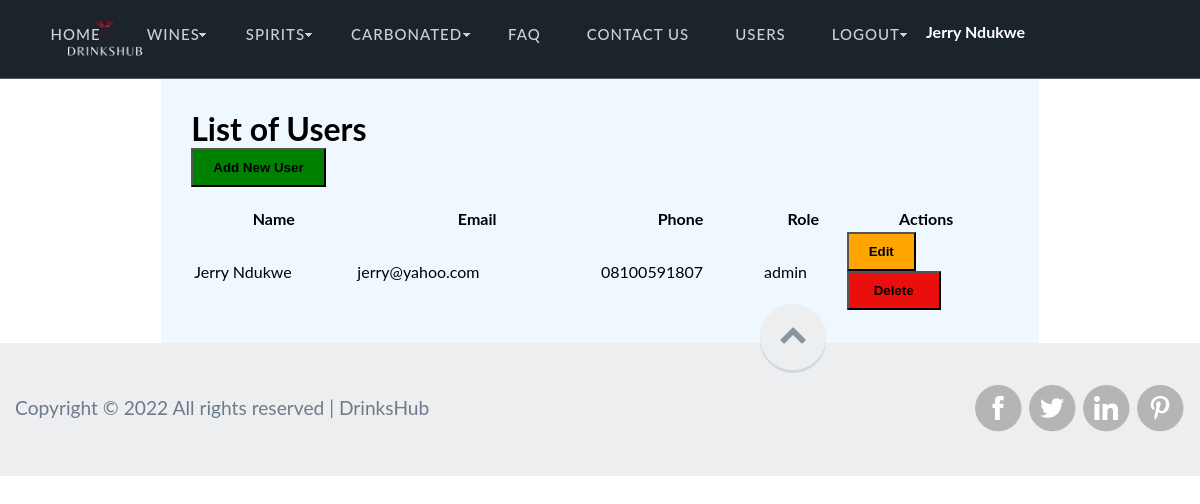
/user-list.php (signed in), run on the app's committed database.
### tables this page shows
CREATE TABLE `user` (
  `usr_id` int(11) NOT NULL AUTO_INCREMENT,
  `usr_email` varchar(100) NOT NULL,
  `usr_password` varchar(200) NOT NULL,
  `usr_firstname` varchar(100) NOT NULL,
  `usr_lastname` varchar(100) NOT NULL,
  `usr_phone` varchar(50) NOT NULL,
  `usr_role` enum('default','admin') NOT NULL DEFAULT 'default',
  `usr_registered_date` timestamp NOT NULL ON UPDATE CURRENT_TIMESTAMP,
  `usr_updated_time` timestamp NULL DEFAULT CURRENT_TIMESTAMP ON UPDATE CURRENT_TIMESTAMP,
  `usr_last_login` datetime DEFAULT NULL,
  PRIMARY KEY (`usr_id`)
);

### server/functions.php (called while the page is built, shortened)
<?php
function GetSQLValueString($theValue, $theType, $theDefinedValue = "", $theNotDefinedValue = "")
{
  switch ($theType) {
    case "long":
    case "int":
      $theValue = ($theValue != "") ? intval($theValue) : "NULL";
      break;
  }
  return $theValue;
}

### server/check-session.php (called while the page is built, shortened)
<?php
if(isset($_SESSION['app_user'])) {
	mysqli_select_db($dbconn, $database_dbconn);
	$user_query = sprintf("SELECT * FROM user WHERE usr_id = %s", GetSQLValueString($_SESSION['app_user'], "int"));
	$userRS = mysqli_query($dbconn,$user_query) or die(mysqli_error($dbconn));
	$user = mysqli_fetch_assoc($userRS);
}

### user-list.php (the view, shortened to what this page needs)
<?php include('server/functions.php'); ?>
<?php require_once('server/check-session.php'); ?>
<?php
	mysqli_select_db($dbconn, $database_dbconn);
	$query_users = sprintf("SELECT * FROM user");
	$users = mysqli_query($dbconn,$query_users) or die(mysqli_error($dbconn));
	$row_users = mysqli_fetch_assoc($users);
	$totalRows_users = mysqli_num_rows($users);
?>
<!DOCTYPE html>
<html lang="en">
	<head>
		<link href="css/style.css" rel="stylesheet" type="text/css" media="all" />
		<link href="css/nav.css" rel="stylesheet" type="text/css" media="all"/>
	</head>
	<body>
		<?php include('header.php') ?>
		<div class="container">
			<div class="row">
				<div class="faq-wrapper">
					<div class="faq-inner">
							<h1>List of Users</h1>
							<div class="row">
									<?php if(in_array($user['usr_role'], ['admin'])) { ?>
										<a href="user-edit.php"><button type="button" class="btn btn-success">Add New User</button></a>
									<?php } ?>
									<br />
							</div>
							<br />
							<div class="row">
										<?php if($totalRows_users > 0) { ?>
											<table>
												<thead>
													<tr>
														<th width="20%">
															Name
														</th>
														<th width="30%">
															Email
														</th>
														<th width="20%">
															Phone
														</th>
														<th width="10%">
															Role
														</th>
														<th width="20%">Actions</th>
													</tr>
												</thead>
												<tbody>
													<?php do { ?>
														<tr>
															<td>
																<?php echo $row_users["usr_firstname"]; ?> <?php echo $row_users["usr_lastname"]; ?>
															</td>
															<td>
																<?php echo $row_users["usr_email"]; ?>
															</td>
															<td>
																<?php echo $row_users["usr_phone"]; ?>
															</td>
															<td>
																<?php echo $row_users["usr_role"]; ?>
															</td>
															<td>
																	<a href="user-edit.php?id=<?php echo $row_users["usr_id"]; ?>"><button class="btn-warning"> Edit </button></a>
																	<a href="user-list.php?delete=<?php echo $row_users["usr_id"]; ?>" ><button class="btn-danger"> Delete</button></a>
															</td>
														</tr>
													<?php }while ($row_users = mysqli_fetch_assoc($users)); ?>
												</tbody>
											</table>
										<?php } else { ?>
											<div class="alert alert-danger">
												<strong>Sorry!</strong> No User Found.
											</div>
										<?php } ?>
							</div>
					</div>
				</div>
			</div>
		</div>
	</body>
</html>

### header.php (shortened to what this page needs)
<?php include_once('server/functions.php'); ?>
<?php include_once('server/check-session.php'); ?>
<div class="top-header">
        <div class="container">
          <div class="logo">
            <a href="index.php"><img src="images/drinklogo.png" alt="" /></a>
          </div>
          <div class="navigation">
            <div>
              <ul class="nav">
                  <li class="active"><a href="index.php">Home</a></li>
                  <li class="dropdown1"><a href="#">Wines</a>
                  </li>
                  <li class="dropdown1"><a href="#">Spirits</a>
                  </li>
                  <li class="dropdown1"><a href="#">Carbonated</a>
                  </li>
                  <li><a href="faq.php">FAQ</a></li>
                  <li><a href="contact.php">Contact US</a></li>
					        <?php if(isset($user)) { ?>
					              <?php if($user["usr_role"]=='admin') { ?>
                            <li><a href="user-list.php">Users </a></li>
                        <?php } ?>
                        <li><a href="logout.php">LOGOUT</a></li>
                        <b style="color: white;">
                          <?php echo $user["usr_firstname"] . ' ' . $user["usr_lastname"] ?>
                        </b>
                  <?php } ?>
              </ul>
            </div>
          </div>
        </div>
      </div>

### css/style.css (style rules this page uses)
body { padding:0; margin:0; font-family: 'Lato', sans-serif; background:#fff; }
body a { transition:0.5s all; text-decoration: none }
h1,h2,h3,h4,h5,h6 { margin:0; }
p { margin:0; }
ul { margin:0; padding:0; }
.container { padding-right: 15px; padding-left: 15px; margin-right: auto; margin-left: auto; }
.top-header { padding:2em 0; background:#1c242b; border-bottom:1px solid #565f64; }
.logo { float:left; margin-top: -100px; }
.logo img { margin-left: 30px; height: 120px; margin-bottom: -150px !important }
.container:after { content: "\0020"; display: block; height: 0; clear: both; visibility: hidden; }
.clearfix:before, .clearfix:after, .row:before, .row:after { content: '\0020'; display: block; overflow: hidden; visibility: hidden; width: 0; height: 0; }
.row:after, .clearfix:after { clear: both; }
.row, .clearfix { zoom: 1; }
.copyrights { float:left; margin-top:0.8em; }
.copyrights p { color: #6d7b8a; font-size: 1.2em; font-weight: 400; }
.footer { padding:2.5em 0; width: 100%; position:relative; bottom: 0; background:#eceef0; }
.up-arrow { position:absolute; top: -39px; left: 760px; }
.footer-social-icons { float:right; }
.footer-social-icons i { width:50px; height:50px; background : url('../images/img-sprite.png') no-repeat 0px 0px; display:inline-block; }
i.fb { background-position: -60px -100px; }
i.tw { background-position: -110px -100px; }
i.in { background-position: -160px -100px; }
i.pt { background-position: -210px -100px; }
.faq-wrapper { width: 75%; margin: 0 auto; }
.faq-inner { padding: 30px; background: aliceblue; }
.btn-success { background-color: green; font-weight: 600; padding: 10px 20px !important; }
.btn-danger { font-weight: 600; padding: 10px 25px !important; background-color: #ec0d0d; }
.btn-warning { background-color: orange; font-weight: 600; padding: 10px 20px !important; }

### css/nav.css (style rules this page uses)
.navigation { float:right; margin-top: -0.8em; margin-right: 10em; }
.nav { position: relative; margin: 3px 0 0 0; }
ul.nav { padding:0; list-style:none; }
.nav > li { display: inline-block; float:left; background: url(../images/menu-divider.png) no-repeat right; margin: 0 17px; }
.nav li.active, .nav li a:hover { color: #000; }
.nav > li:nth-child(5) { background:none; }
.nav > li > a { padding: 0px; display: block; color: #ccd1d9; font-size: 15px; text-transform: uppercase; border: none; letter-spacing:1px; border-style: solid; border-color: rgba(255, 255, 255, 0); background: url(../images/menu-arrow.png) no-repeat 103% 54%; font-weight: 500; padding-right: 6px; }
.nav > li:nth-child(1) > a,.nav > li:nth-child(5) > a,.nav > li:nth-child(6) > a, .nav > li:nth-child(7) > a { background:none; }

### data on the page
user: usr_firstname "Jerry", usr_lastname "Ndukwe", usr_email "jerry@yahoo.com", usr_phone "08100591807", usr_role "admin"
